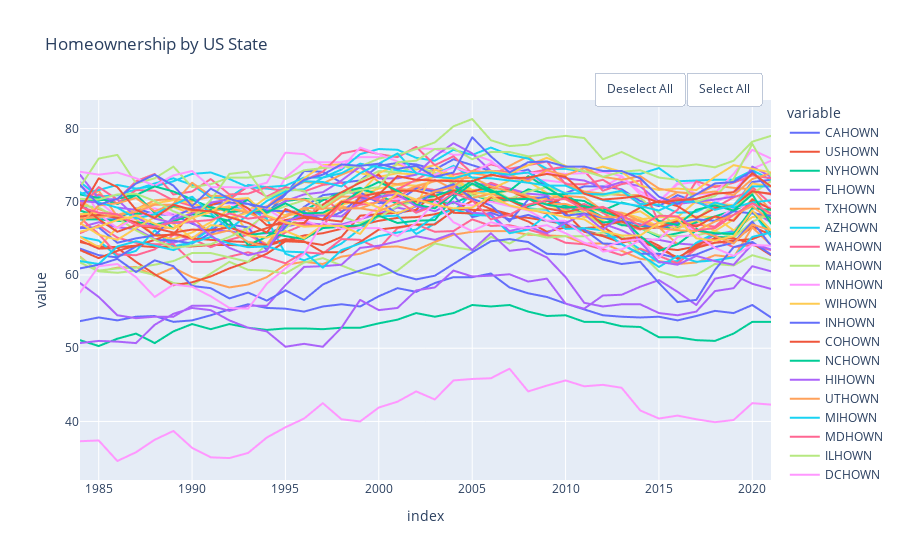

The notebook cell saved with this chart:
### Code cell
fig = px.line(pd.DataFrame.from_dict(dict_series), title="Homeownership by US State")
fig.update_layout(select_deselect)
fig.show()
